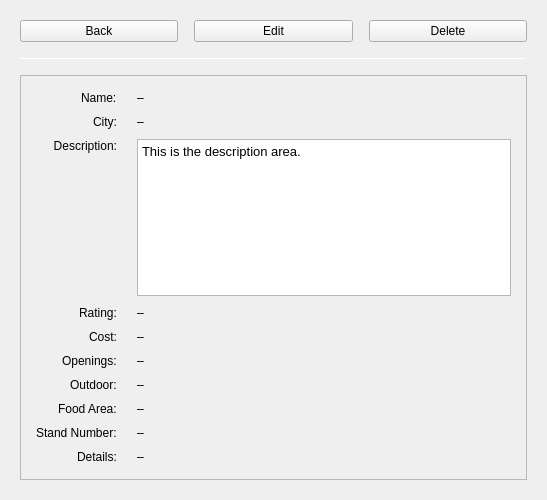
<?xml version="1.0" encoding="UTF-8"?>
<ui version="4.0">
 <class>shoppingwidget</class>
 <widget class="QWidget" name="shoppingwidget">
  <property name="geometry">
   <rect>
    <x>0</x>
    <y>0</y>
    <width>547</width>
    <height>500</height>
   </rect>
  </property>
  <property name="windowTitle">
   <string>Place Details</string>
  </property>
  <layout class="QVBoxLayout" name="verticalLayout_2">
   <property name="spacing">
    <number>16</number>
   </property>
   <property name="leftMargin">
    <number>20</number>
   </property>
   <property name="topMargin">
    <number>20</number>
   </property>
   <property name="rightMargin">
    <number>20</number>
   </property>
   <property name="bottomMargin">
    <number>20</number>
   </property>
   <item>
    <layout class="QHBoxLayout" name="buttonLayout">
     <item>
      <widget class="QPushButton" name="pushBack">
       <property name="text">
        <string>Back</string>
       </property>
      </widget>
     </item>
     <item>
      <widget class="QPushButton" name="pushEdit">
       <property name="text">
        <string>Edit</string>
       </property>
      </widget>
     </item>
     <item>
      <widget class="QPushButton" name="pushDelete">
       <property name="text">
        <string>Delete</string>
       </property>
      </widget>
     </item>
    </layout>
   </item>
   <item>
    <widget class="QFrame" name="separatorLine">
     <property name="maximumSize">
      <size>
       <width>16777215</width>
       <height>1</height>
      </size>
     </property>
     <property name="frameShape">
      <enum>QFrame::HLine</enum>
     </property>
     <property name="frameShadow">
      <enum>QFrame::Sunken</enum>
     </property>
    </widget>
   </item>
   <item>
    <widget class="QFrame" name="cardFrame">
     <property name="frameShape">
      <enum>QFrame::StyledPanel</enum>
     </property>
     <property name="frameShadow">
      <enum>QFrame::Raised</enum>
     </property>
     <layout class="QVBoxLayout" name="cardLayout">
      <property name="spacing">
       <number>6</number>
      </property>
      <property name="leftMargin">
       <number>15</number>
      </property>
      <property name="topMargin">
       <number>15</number>
      </property>
      <property name="rightMargin">
       <number>15</number>
      </property>
      <property name="bottomMargin">
       <number>15</number>
      </property>
      <item>
       <layout class="QFormLayout" name="formLayout">
        <property name="labelAlignment">
         <set>Qt::AlignRight|Qt::AlignTrailing|Qt::AlignVCenter</set>
        </property>
        <property name="horizontalSpacing">
         <number>20</number>
        </property>
        <property name="verticalSpacing">
         <number>10</number>
        </property>
        <item row="0" column="0">
         <widget class="QLabel" name="labelName">
          <property name="text">
           <string>Name:</string>
          </property>
         </widget>
        </item>
        <item row="0" column="1">
         <widget class="QLabel" name="valueName">
          <property name="text">
           <string>–</string>
          </property>
         </widget>
        </item>
        <item row="1" column="0">
         <widget class="QLabel" name="labelCity">
          <property name="text">
           <string>City:</string>
          </property>
         </widget>
        </item>
        <item row="1" column="1">
         <widget class="QLabel" name="valueCity">
          <property name="text">
           <string>–</string>
          </property>
         </widget>
        </item>
        <item row="2" column="0">
         <widget class="QLabel" name="labelDesc">
          <property name="text">
           <string>Description:</string>
          </property>
          <property name="alignment">
           <set>Qt::AlignRight|Qt::AlignTop|Qt::AlignTrailing</set>
          </property>
         </widget>
        </item>
        <item row="2" column="1">
         <widget class="QTextEdit" name="valueDesc">
          <property name="minimumSize">
           <size>
            <width>0</width>
            <height>60</height>
           </size>
          </property>
          <property name="frameShape">
           <enum>QFrame::StyledPanel</enum>
          </property>
          <property name="frameShadow">
           <enum>QFrame::Sunken</enum>
          </property>
          <property name="readOnly">
           <bool>true</bool>
          </property>
          <property name="html">
           <string>&lt;!DOCTYPE HTML PUBLIC &quot;-//W3C//DTD HTML 4.0//EN&quot; &quot;http://www.w3.org/TR/REC-html40/strict.dtd&quot;&gt;
&lt;html&gt;&lt;head&gt;&lt;meta name=&quot;qrichtext&quot; content=&quot;1&quot; /&gt;&lt;meta charset=&quot;utf-8&quot; /&gt;&lt;style type=&quot;text/css&quot;&gt;
p, li { white-space: pre-wrap; }
hr { height: 1px; border-width: 0; }
li.unchecked::marker { content: &quot;\2610&quot;; }
li.checked::marker { content: &quot;\2612&quot;; }
&lt;/style&gt;&lt;/head&gt;&lt;body style=&quot; font-family:'.AppleSystemUIFont'; font-size:13pt; font-weight:400; font-style:normal;&quot;&gt;
&lt;p style=&quot; margin-top:0px; margin-bottom:0px; margin-left:0px; margin-right:0px; -qt-block-indent:0; text-indent:0px;&quot;&gt;&lt;span style=&quot; font-family:'Segoe UI','Arial','sans-serif'; font-size:10pt;&quot;&gt;This is the description area.&lt;/span&gt;&lt;/p&gt;&lt;/body&gt;&lt;/html&gt;</string>
          </property>
         </widget>
        </item>
        <item row="3" column="0">
         <widget class="QLabel" name="labelRating">
          <property name="text">
           <string>Rating:</string>
          </property>
         </widget>
        </item>
        <item row="3" column="1">
         <widget class="QLabel" name="valueRating">
          <property name="text">
           <string>–</string>
          </property>
         </widget>
        </item>
        <item row="4" column="0">
         <widget class="QLabel" name="labelCost">
          <property name="text">
           <string>Cost:</string>
          </property>
         </widget>
        </item>
        <item row="4" column="1">
         <widget class="QLabel" name="valueCost">
          <property name="text">
           <string>–</string>
          </property>
         </widget>
        </item>
        <item row="5" column="0">
         <widget class="QLabel" name="labelOpenings">
          <property name="text">
           <string>Openings:</string>
          </property>
         </widget>
        </item>
        <item row="5" column="1">
         <widget class="QLabel" name="valueOpenings">
          <property name="text">
           <string>–</string>
          </property>
          <property name="wordWrap">
           <bool>true</bool>
          </property>
         </widget>
        </item>
        <item row="6" column="0">
         <widget class="QLabel" name="labelOutdoor">
          <property name="text">
           <string>Outdoor:</string>
          </property>
         </widget>
        </item>
        <item row="6" column="1">
         <widget class="QLabel" name="valueOutdoor">
          <property name="text">
           <string>–</string>
          </property>
         </widget>
        </item>
        <item row="7" column="0">
         <widget class="QLabel" name="labelFoodArea">
          <property name="text">
           <string>Food Area:</string>
          </property>
         </widget>
        </item>
        <item row="7" column="1">
         <widget class="QLabel" name="valueFoodArea">
          <property name="text">
           <string>–</string>
          </property>
         </widget>
        </item>
        <item row="8" column="0">
         <widget class="QLabel" name="labelStandNumber">
          <property name="text">
           <string>Stand Number:</string>
          </property>
         </widget>
        </item>
        <item row="8" column="1">
         <widget class="QLabel" name="valueStandNumber">
          <property name="text">
           <string>–</string>
          </property>
         </widget>
        </item>
        <item row="9" column="0">
         <widget class="QLabel" name="labelSpecific">
          <property name="text">
           <string>Details:</string>
          </property>
         </widget>
        </item>
        <item row="9" column="1">
         <widget class="QLabel" name="valueSpecific">
          <property name="text">
           <string>–</string>
          </property>
         </widget>
        </item>
       </layout>
      </item>
     </layout>
    </widget>
   </item>
   <item>
    <layout class="QVBoxLayout" name="categoryLayout"/>
   </item>
   <item>
    <spacer name="verticalSpacer">
     <property name="orientation">
      <enum>Qt::Vertical</enum>
     </property>
     <property name="sizeType">
      <enum>QSizePolicy::Expanding</enum>
     </property>
     <property name="sizeHint" stdset="0">
      <size>
       <width>20</width>
       <height>0</height>
      </size>
     </property>
    </spacer>
   </item>
  </layout>
 </widget>
 <resources/>
 <connections/>
</ui>
